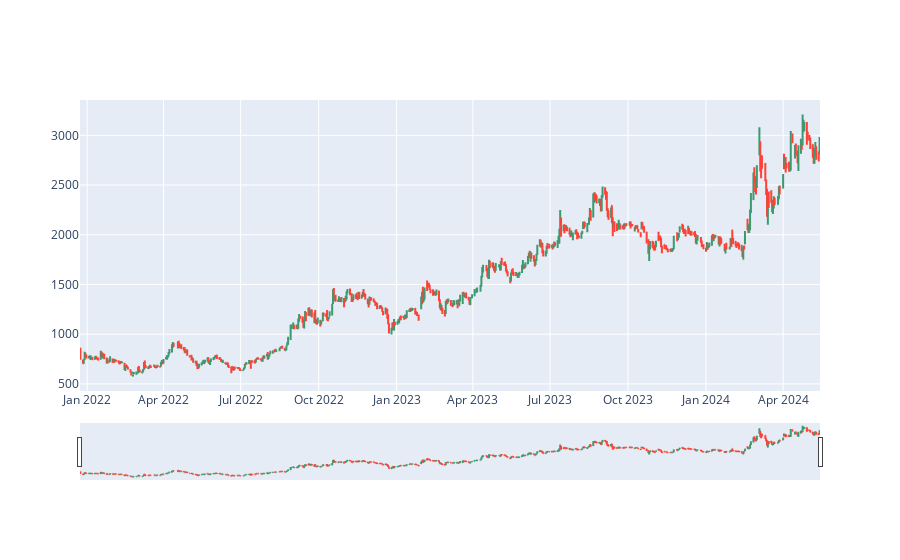

Notebook source saved alongside this figure:
### Code cell
fig = go.Figure(data = go.Ohlc( x = data.index,open = data.Open, close = data.Close, low =data.Low, high = data.High))
fig.show()

### Figure 1 — Plotly figure (JSON) as saved in the notebook; plotly's stock layout.template omitted (floating-point values rounded to 4 significant figures; data arrays with more than 128 entries replaced by an {"elided": "..."} marker saying what was removed)
{"data": [{"close": {"elided": "588 float values"}, "high": {"elided": "588 float values"}, "low": {"elided": "588 float values"}, "open": {"elided": "588 float values"}, "type": "ohlc", "x": {"elided": "588 str values"}}], "layout": {}}
